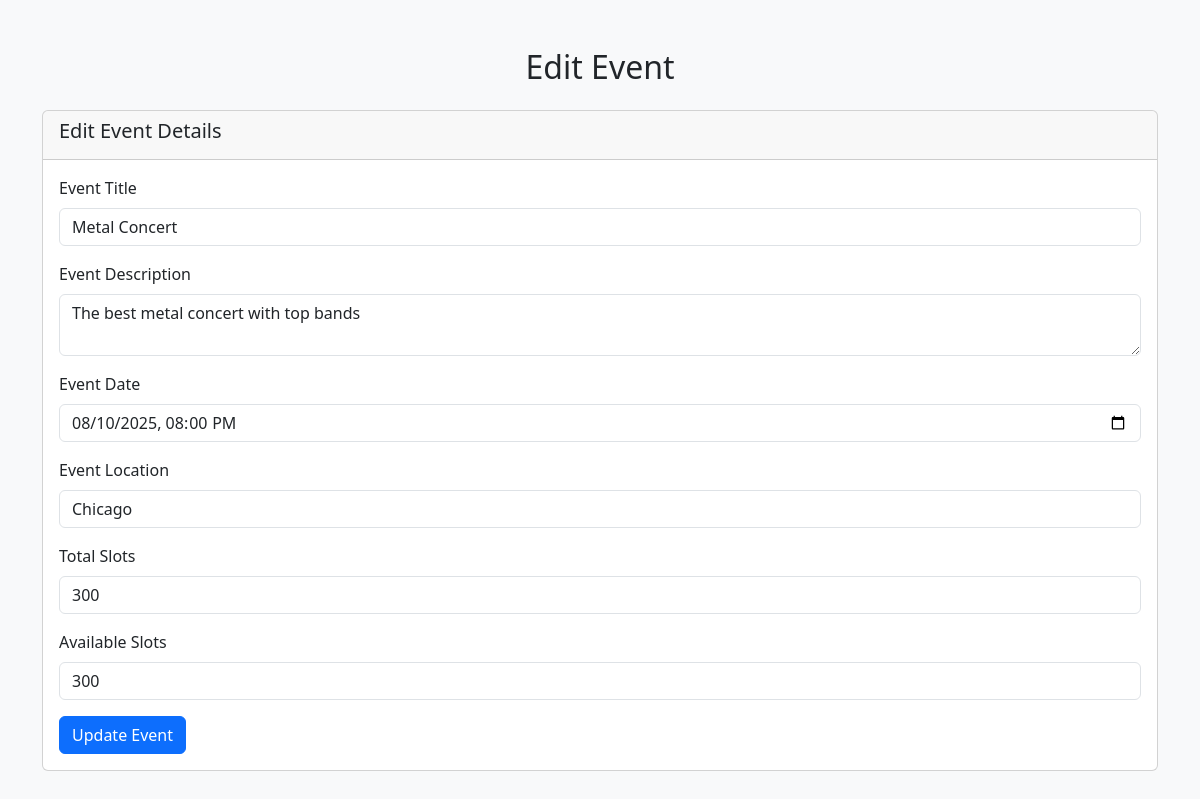
The app's page /edit_event.php?id=3 (signed in) with its own data.
### tables this page shows
CREATE TABLE `events` (
  `id` int(11) NOT NULL,
  `title` varchar(255) NOT NULL,
  `description` text NOT NULL,
  `event_date` datetime NOT NULL,
  `location` varchar(255) NOT NULL,
  `total_slots` int(11) NOT NULL,
  `available_slots` int(11) NOT NULL,
  `created_at` timestamp NOT NULL DEFAULT current_timestamp()
);

### edit_event.php (the view, shortened to what this page needs)
<?php
include 'config.php';
if (isset($_GET['id'])) {
    $event_id = $_GET['id'];
    $sql = "SELECT * FROM events WHERE id = '$event_id'";
    $result = $conn->query($sql);
    $event = $result->fetch_assoc();
} else {
    header("Location: manage_events.php");
    exit();
}
?>
<!DOCTYPE html>
<html lang="en">
<head>
    <link href="https://cdn.jsdelivr.net/npm/bootstrap@5.3.0/dist/css/bootstrap.min.css" rel="stylesheet">
</head>
<body class="bg-light">
<div class="container mt-5">
    <h2 class="text-center">Edit Event</h2>
    <div class="card mt-4">
        <div class="card-header">
            <h5>Edit Event Details</h5>
        </div>
        <div class="card-body">
            <form method="POST" action="edit_event.php?id=<?= $event['id']; ?>">
                <div class="mb-3">
                    <label for="title" class="form-label">Event Title</label>
                    <input type="text" name="title" id="title" class="form-control" value="<?= $event['title']; ?>" required>
                </div>
                <div class="mb-3">
                    <label for="description" class="form-label">Event Description</label>
                    <textarea name="description" id="description" class="form-control" required><?= $event['description']; ?></textarea>
                </div>
                <div class="mb-3">
                    <label for="event_date" class="form-label">Event Date</label>
                    <input type="datetime-local" name="event_date" id="event_date" class="form-control" value="<?= date('Y-m-d\TH:i', strtotime($event['event_date'])); ?>" required>
                </div>
                <div class="mb-3">
                    <label for="location" class="form-label">Event Location</label>
                    <input type="text" name="location" id="location" class="form-control" value="<?= $event['location']; ?>" required>
                </div>
                <div class="mb-3">
                    <label for="total_slots" class="form-label">Total Slots</label>
                    <input type="number" name="total_slots" id="total_slots" class="form-control" value="<?= $event['total_slots']; ?>" required>
                </div>
                <div class="mb-3">
                    <label for="available_slots" class="form-label">Available Slots</label>
                    <input type="number" name="available_slots" id="available_slots" class="form-control" value="<?= $event['available_slots']; ?>" required>
                </div>
                <button type="submit" name="update_event" class="btn btn-primary">Update Event</button>
            </form>
        </div>
    </div>
</div>
</body>
</html>

### records on screen
events: title "Metal Concert", description "The best metal concert with top bands", event_date "08/10/2025 20:00", location "Chicago", total_slots "300", available_slots "300"
